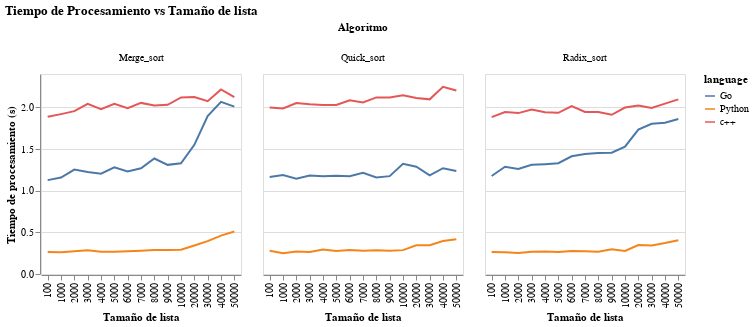

Source (notebook cell):
### Code cell
alt.Chart(data_2, title='Tiempo de Procesamiento vs Tamaño de lista').mark_line().encode(
    alt.X('muestra:O', title='Tamaño de lista'),
    alt.Y('mean:Q',title="""Tiempo de procesamiento (s)"""),
    alt.Color('language'),
    alt.Column('model', title='Algoritmo'),
    tooltip = alt.Tooltip(['mean:Q','muestra:Q']),
    #detail='model'
).transform_filter(
    alt.FieldOneOfPredicate(field='model', oneOf=['Radix_sort','Merge_sort','Quick_sort']),#'Insertion_sort'])
    #alt.FieldOneOfPredicate(field='language', oneOf=['Go']),
).properties(
    width=200,
    height=200
)

### Figure 1 — Vega-Lite specification as saved in the notebook (floating-point values rounded to 4 significant figures; data arrays with more than 128 entries replaced by an {"elided": "..."} marker saying what was removed)
{"config": {"view": {"continuousWidth": 400, "continuousHeight": 300}}, "data": {"name": "data-64db81451e9ac3682f5c778b677742b6"}, "mark": "line", "encoding": {"color": {"field": "language", "type": "nominal"}, "column": {"field": "model", "title": "Algoritmo", "type": "nominal"}, "tooltip": [{"field": "mean", "type": "quantitative"}, {"field": "muestra", "type": "quantitative"}], "x": {"field": "muestra", "title": "Tamaño de lista", "type": "ordinal"}, "y": {"field": "mean", "title": "Tiempo de procesamiento (s)", "type": "quantitative"}}, "height": 200, "title": "Tiempo de Procesamiento vs Tamaño de lista", "transform": [{"filter": {"field": "model", "oneOf": ["Radix_sort", "Merge_sort", "Quick_sort"]}}], "width": 200, "$schema": "https://vega.github.io/schema/vega-lite/v4.17.0.json", "datasets": {"data-64db81451e9ac3682f5c778b677742b6": {"elided": "180 records"}}}
